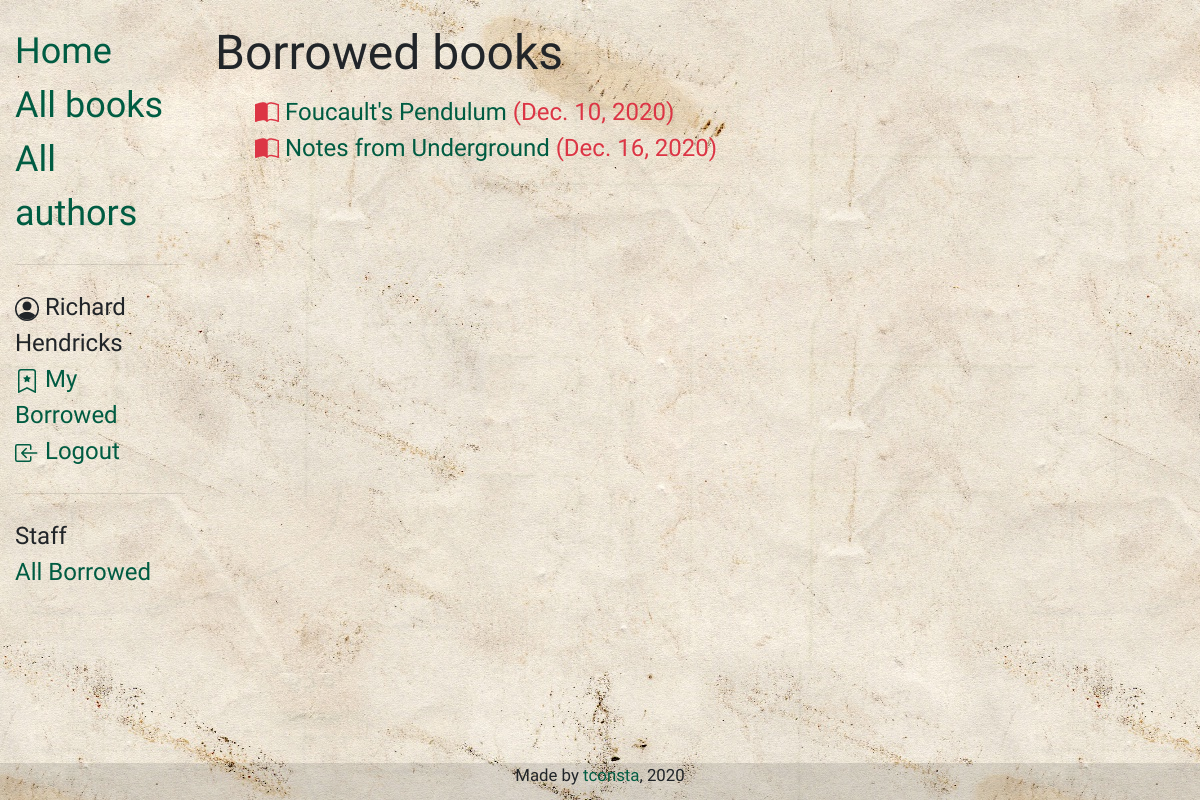
/catalog/mybooks/ (signed in), run on an earlier commit of the app's database.
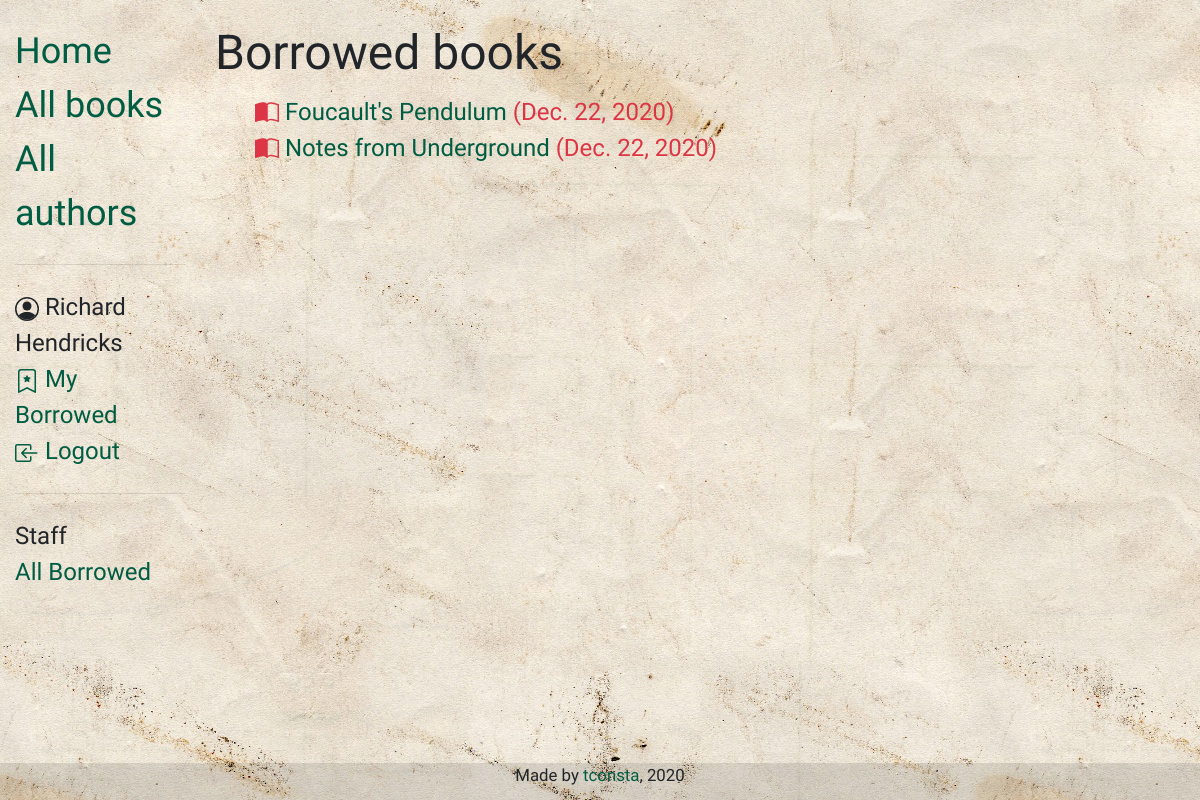
And on a later commit of the database.
### catalog/models.py (models this page shows, shortened)
class BookInstance(models.Model):
    id = models.UUIDField(primary_key=True, default=uuid.uuid4,
                          help_text='Unique ID for this particular book across whole library')
    book = models.ForeignKey('Book', on_delete=models.SET_NULL, null=True)
    imprint = models.CharField(max_length=200)
    due_back = models.DateField(null=True, blank=True)
    borrower = models.ForeignKey(User, on_delete=models.SET_NULL, null=True, blank=True)
    LOAN_STATUS = (
        ('m', 'Maintenance'),
        ('o', 'On loan'),
        ('a', 'Available'),
        ('r', 'Reserved'),
    )
    status = models.CharField(
        max_length=1,
        choices=LOAN_STATUS,
        blank=True,
        default='m',
        help_text='Book availability',
    )
    class Meta:
        ordering = ['due_back']
        permissions = (("can_mark_returned", "Set book as returned"),)
    @property
    def is_overdue(self):
        if self.due_back and date.today() > self.due_back:
            return True
        return False

class Book(models.Model):
    title = models.CharField(max_length=200)
    author = models.ForeignKey('Author', on_delete=models.SET_NULL, null=True)
    summary = models.TextField(max_length=1000, help_text='Enter a brief description of the book')
    isbn = models.CharField('ISBN', max_length=13, unique=True,
                            help_text='13 Character <a href="https://www.isbn-international.org/content/what-isbn'
                                      '">ISBN number</a>')
    genre = models.ManyToManyField(Genre, help_text='Select a genre for this book')
    language = models.ForeignKey('Language', on_delete=models.SET_NULL, null=True)
    cover = models.ImageField(upload_to='images', null=True, blank=True)
    def display_genre(self):
        """Create a string for the Genre. This is required to display genre in Admin."""
        return ', '.join(genre.name for genre in self.genre.all()[:3])
    display_genre.short_description = 'Genre'

### catalog/views.py (the view)
# urls.py: path('mybooks/', views.LoanedBooksByUserListView.as_view(), name='my-borrowed'),
class LoanedBooksByUserListView(LoginRequiredMixin, generic.ListView):
    model = BookInstance
    template_name = 'catalog/bookinstance_list_borrowed_user.html'
    paginate_by = 10
    def get_queryset(self):
        return BookInstance.objects.filter(borrower=self.request.user).filter(status__exact='o').order_by('due_back')

### catalog/templates/catalog/bookinstance_list_borrowed_user.html (shortened to what this page needs)
{% extends "catalog/base.html" %}
{% block content %}
    <h1>Borrowed books</h1>
    {% if bookinstance_list %}
    <ul>
      {% for bookinst in bookinstance_list %}
      <li class="{% if bookinst.is_overdue %}text-danger{% endif %} borrowed-list">
        <a href="{% url 'book-detail' bookinst.book.pk %}">{{bookinst.book.title}}</a> ({{ bookinst.due_back }})
      </li>
      {% endfor %}
    </ul>
    {% else %}
      <p>There are no books borrowed.</p>
    {% endif %}
{% endblock %}

### catalog/templates/catalog/base.html (shortened to what this page needs)
{% load static %}
<!DOCTYPE html>
<html lang="en">
<head>
  <link rel="stylesheet" href="https://cdn.jsdelivr.net/npm/bootstrap@4.5.3/dist/css/bootstrap.min.css">
  <link rel="stylesheet" type="text/css" href="{% static 'css/style.css' %}">
</head>
<body>
  <div class="container-fluid">
      <div class="row">
        <div class="col-lg-2">
        {% block sidebar %}
          <ul class="sidebar-nav">
            <li><a href="{% url 'index' %}">Home</a></li>
            <li><a href="{% url 'books' %}">All books</a></li>
            <li><a href="{% url 'authors' %}">All authors</a></li>
            <hr>
            {% if user.is_authenticated %}
            <li class="li-login">
              {{ user.get_full_name }}</li>
            <li class="li-login">
              <a href="{% url 'my-borrowed' %}">
                My Borrowed
              </a></li>
            <li class="li-login"><a href="{% url 'logout'%}?next={{request.path}}">
              Logout
            </a></li>
            {% endif %}
            {% if perms.catalog.can_mark_returned %}
            <hr>
            <li class="li-login">
              Staff
            </li>
            <li class="li-login">
              <a href="{% url 'all-borrowed' %}">
                All Borrowed
              </a></li>
            {% endif %}
          </ul>
       {% endblock %}
        </div>
        <div class="col-lg-8 content">
          {% block content %}{% endblock %}
        </div>
        <div class="col-lg-2 right-col">
        </div>
      </div>
    </div>
    <footer class="footer">
      <div class="container">
          <div class="text-center madeby">
              <span>Made by <a href="https://tconsta.github.io/">tconsta</a>, 2020</span>
          </div>
      </div>
    </footer>
</body>
</html>

### catalog/static/css/style.css (style rules this page uses)
html { position: relative; min-height: 100%; font-size: 1.5rem; }
body { padding-top: 1rem; margin-bottom: 4rem; background-image: url("/static/img/paper.jpg"); font-family: 'Fondamento', cursive; }
.footer { position: absolute; bottom: 0; width: 100%; background-color: rgba(0, 0, 0, 0.1); padding-bottom: 0.5rem; }
.sidebar-nav { font-size: 1.5em; padding: 0; list-style: none; }
.li-login { font-size: 1rem; }
a:link { color: #005C42; background-color: transparent; text-decoration: none; }
.author-list, .author-book, .borrowed-list { list-style: none; }
h1 { font-size: 2rem; }
.madeby { font-family: 'Krona One', sans-serif; font-size: 0.7rem; }

What changed in the data, as far as the page shows it:
changed BookInstance "Foucault's Pendulum": due_back "Dec. 10, 2020" → "Dec. 22, 2020"
changed BookInstance "Notes from Underground": due_back "Dec. 16, 2020" → "Dec. 22, 2020"
